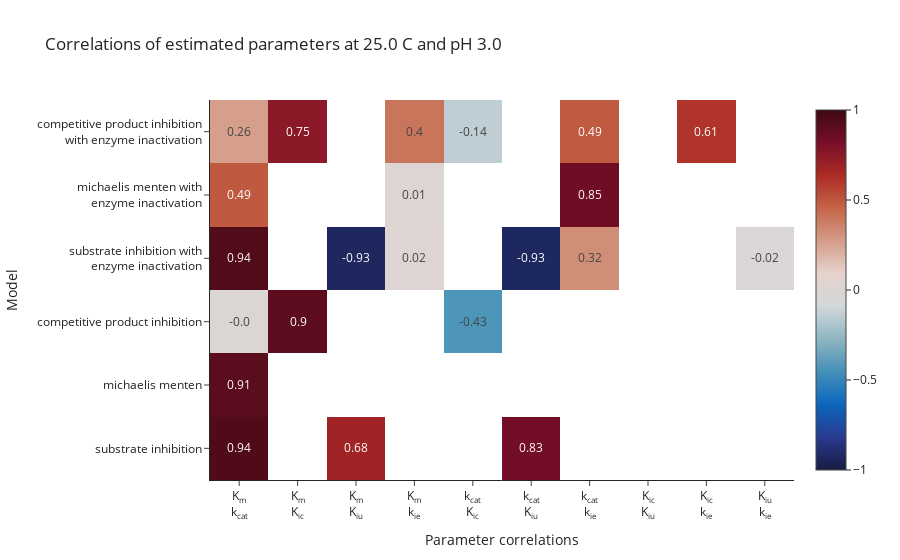
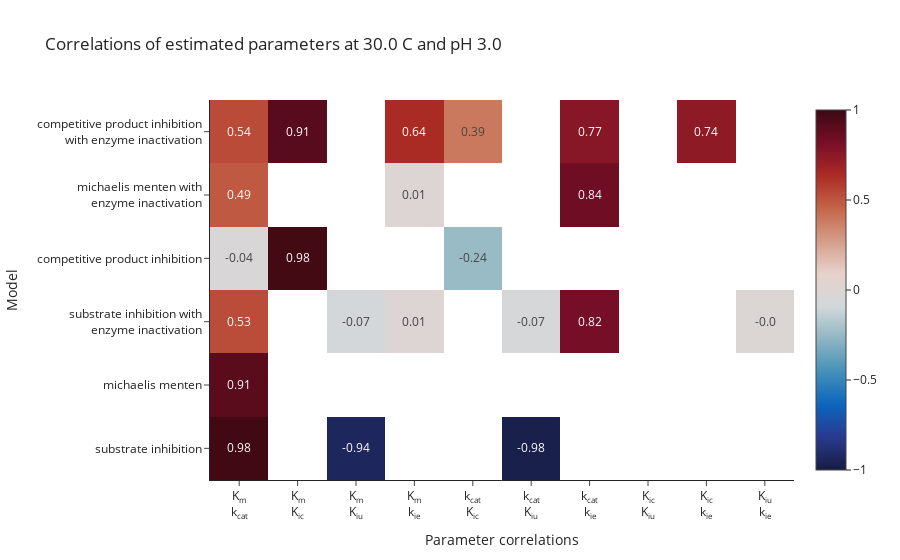
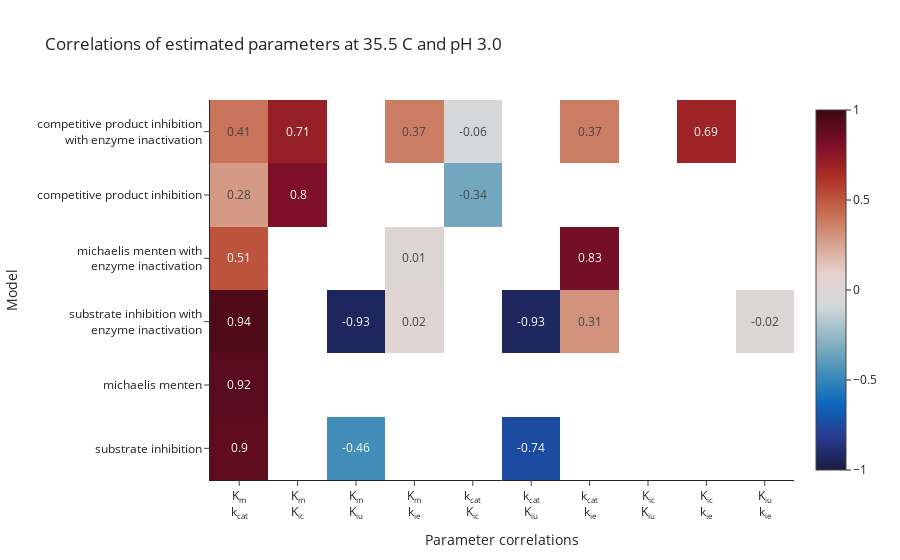

Notebook cell for these charts, in order:
### Markdown cell above
In the following step, model creation and subsequent fitting is carried out. Based on the defined rate laws, substrate and enzyme rate laws combined in the background to `ReactionSystem` objects, representing a s system of differential equations. Additionally, each defined substrate rate law is fitted, assuming constant catalytically active enzyme concentration over time.  
Fitting is preformed by calling the `fit_models()` method of the `Estimator`. Furthermore, the inter-parameter correlations can be visualized with `correlations()`.

### Code cell
for estimator in estimators:
    print(f"--- {estimator.name} at {estimator.temperature}°C ---\n")
    estimator.fit_models()
    estimator.correlations()

### Figure 1 — Plotly figure (JSON) as saved in the notebook; plotly's stock layout.template omitted (floating-point values rounded to 4 significant figures)
{"data": [{"colorscale": [[0, "rgb(23, 28, 66)"], [0.09091, "rgb(41, 58, 143)"], [0.1818, "rgb(11, 102, 189)"], [0.2727, "rgb(69, 144, 185)"], [0.3636, "rgb(142, 181, 194)"], [0.4545, "rgb(210, 216, 219)"], [0.5455, "rgb(230, 210, 204)"], [0.6364, "rgb(213, 157, 137)"], [0.7273, "rgb(196, 101, 72)"], [0.8182, "rgb(172, 43, 36)"], [0.9091, "rgb(120, 14, 40)"], [1, "rgb(60, 9, 17)"]], "text": [["0.94", "", "0.68", "", "", "0.83", "", "", "", ""], ["0.91", "", "", "", "", "", "", "", "", ""], ["-0.0", "0.9", "", "", "-0.43", "", "", "", "", ""], ["0.94", "", "-0.93", "0.02", "", "-0.93", "0.32", "", "", "-0.02"], ["0.49", "", "", "0.01", "", "", "0.85", "", "", ""], ["0.26", "0.75", "", "0.4", "-0.14", "", "0.49", "", "0.61", ""]], "texttemplate": "%{text}", "type": "heatmap", "x": ["K<sub>m</sub><br>k<sub>cat</sub>", "K<sub>m</sub><br>K<sub>ic</sub>", "K<sub>m</sub><br>K<sub>iu</sub>", "K<sub>m</sub><br>k<sub>ie</sub>", "k<sub>cat</sub><br>K<sub>ic</sub>", "k<sub>cat</sub><br>K<sub>iu</sub>", "k<sub>cat</sub><br>k<sub>ie</sub>", "K<sub>ic</sub><br>K<sub>iu</sub>", "K<sub>ic</sub><br>k<sub>ie</sub>", "K<sub>iu</sub><br>k<sub>ie</sub>"], "y": ["substrate inhibition", "michaelis menten", "competitive product inhibition", "substrate inhibition with<br>enzyme inactivation", "michaelis menten with<br>enzyme inactivation", "competitive product inhibition<br>with enzyme inactivation"], "z": [[0.9396, null, 0.679, null, null, 0.8346, null, null, null, null], [0.9075, null, null, null, null, null, null, null, null, null], [-0.004748, 0.8991, null, null, -0.432, null, null, null, null, null], [0.9364, null, -0.9327, 0.01832, null, -0.9289, 0.3221, null, null, -0.01793], [0.4897, null, null, 0.005956, null, null, 0.8451, null, null, null], [0.2643, 0.7516, null, 0.4017, -0.1413, null, 0.4857, null, 0.6079, null]], "zmax": 1, "zmin": -1}], "layout": {"title": {"text": "Correlations of estimated parameters at 25.0 C and pH 3.0"}, "xaxis": {"showgrid": false, "title": {"text": "Parameter correlations"}}, "yaxis": {"showgrid": false, "title": {"text": "Model"}}}}

### Figure 2 — Plotly figure (JSON) as saved in the notebook; plotly's stock layout.template omitted (floating-point values rounded to 4 significant figures)
{"data": [{"colorscale": [[0, "rgb(23, 28, 66)"], [0.09091, "rgb(41, 58, 143)"], [0.1818, "rgb(11, 102, 189)"], [0.2727, "rgb(69, 144, 185)"], [0.3636, "rgb(142, 181, 194)"], [0.4545, "rgb(210, 216, 219)"], [0.5455, "rgb(230, 210, 204)"], [0.6364, "rgb(213, 157, 137)"], [0.7273, "rgb(196, 101, 72)"], [0.8182, "rgb(172, 43, 36)"], [0.9091, "rgb(120, 14, 40)"], [1, "rgb(60, 9, 17)"]], "text": [["0.98", "", "-0.94", "", "", "-0.98", "", "", "", ""], ["0.91", "", "", "", "", "", "", "", "", ""], ["0.53", "", "-0.07", "0.01", "", "-0.07", "0.82", "", "", "-0.0"], ["-0.04", "0.98", "", "", "-0.24", "", "", "", "", ""], ["0.49", "", "", "0.01", "", "", "0.84", "", "", ""], ["0.54", "0.91", "", "0.64", "0.39", "", "0.77", "", "0.74", ""]], "texttemplate": "%{text}", "type": "heatmap", "x": ["K<sub>m</sub><br>k<sub>cat</sub>", "K<sub>m</sub><br>K<sub>ic</sub>", "K<sub>m</sub><br>K<sub>iu</sub>", "K<sub>m</sub><br>k<sub>ie</sub>", "k<sub>cat</sub><br>K<sub>ic</sub>", "k<sub>cat</sub><br>K<sub>iu</sub>", "k<sub>cat</sub><br>k<sub>ie</sub>", "K<sub>ic</sub><br>K<sub>iu</sub>", "K<sub>ic</sub><br>k<sub>ie</sub>", "K<sub>iu</sub><br>k<sub>ie</sub>"], "y": ["substrate inhibition", "michaelis menten", "substrate inhibition with<br>enzyme inactivation", "competitive product inhibition", "michaelis menten with<br>enzyme inactivation", "competitive product inhibition<br>with enzyme inactivation"], "z": [[0.9842, null, -0.936, null, null, -0.9762, null, null, null, null], [0.9077, null, null, null, null, null, null, null, null, null], [0.53, null, -0.07278, 0.005297, null, -0.06629, 0.8216, null, null, -0.004933], [-0.03919, 0.9759, null, null, -0.2439, null, null, null, null, null], [0.4908, null, null, 0.00662, null, null, 0.8447, null, null, null], [0.5371, 0.9146, null, 0.6432, 0.3905, null, 0.7661, null, 0.7412, null]], "zmax": 1, "zmin": -1}], "layout": {"title": {"text": "Correlations of estimated parameters at 30.0 C and pH 3.0"}, "xaxis": {"showgrid": false, "title": {"text": "Parameter correlations"}}, "yaxis": {"showgrid": false, "title": {"text": "Model"}}}}

### Figure 3 — Plotly figure (JSON) as saved in the notebook; plotly's stock layout.template omitted (floating-point values rounded to 4 significant figures)
{"data": [{"colorscale": [[0, "rgb(23, 28, 66)"], [0.09091, "rgb(41, 58, 143)"], [0.1818, "rgb(11, 102, 189)"], [0.2727, "rgb(69, 144, 185)"], [0.3636, "rgb(142, 181, 194)"], [0.4545, "rgb(210, 216, 219)"], [0.5455, "rgb(230, 210, 204)"], [0.6364, "rgb(213, 157, 137)"], [0.7273, "rgb(196, 101, 72)"], [0.8182, "rgb(172, 43, 36)"], [0.9091, "rgb(120, 14, 40)"], [1, "rgb(60, 9, 17)"]], "text": [["0.9", "", "-0.46", "", "", "-0.74", "", "", "", ""], ["0.92", "", "", "", "", "", "", "", "", ""], ["0.94", "", "-0.93", "0.02", "", "-0.93", "0.31", "", "", "-0.02"], ["0.51", "", "", "0.01", "", "", "0.83", "", "", ""], ["0.28", "0.8", "", "", "-0.34", "", "", "", "", ""], ["0.41", "0.71", "", "0.37", "-0.06", "", "0.37", "", "0.69", ""]], "texttemplate": "%{text}", "type": "heatmap", "x": ["K<sub>m</sub><br>k<sub>cat</sub>", "K<sub>m</sub><br>K<sub>ic</sub>", "K<sub>m</sub><br>K<sub>iu</sub>", "K<sub>m</sub><br>k<sub>ie</sub>", "k<sub>cat</sub><br>K<sub>ic</sub>", "k<sub>cat</sub><br>K<sub>iu</sub>", "k<sub>cat</sub><br>k<sub>ie</sub>", "K<sub>ic</sub><br>K<sub>iu</sub>", "K<sub>ic</sub><br>k<sub>ie</sub>", "K<sub>iu</sub><br>k<sub>ie</sub>"], "y": ["substrate inhibition", "michaelis menten", "substrate inhibition with<br>enzyme inactivation", "michaelis menten with<br>enzyme inactivation", "competitive product inhibition", "competitive product inhibition<br>with enzyme inactivation"], "z": [[0.8966, null, -0.4646, null, null, -0.7418, null, null, null, null], [0.9157, null, null, null, null, null, null, null, null, null], [0.942, null, -0.9348, 0.02265, null, -0.9331, 0.313, null, null, -0.02311], [0.5099, null, null, 0.005369, null, null, 0.8334, null, null, null], [0.2824, 0.7965, null, null, -0.3393, null, null, null, null, null], [0.4055, 0.7104, null, 0.373, -0.05795, null, 0.3749, null, 0.6892, null]], "zmax": 1, "zmin": -1}], "layout": {"title": {"text": "Correlations of estimated parameters at 35.5 C and pH 3.0"}, "xaxis": {"showgrid": false, "title": {"text": "Parameter correlations"}}, "yaxis": {"showgrid": false, "title": {"text": "Model"}}}}
